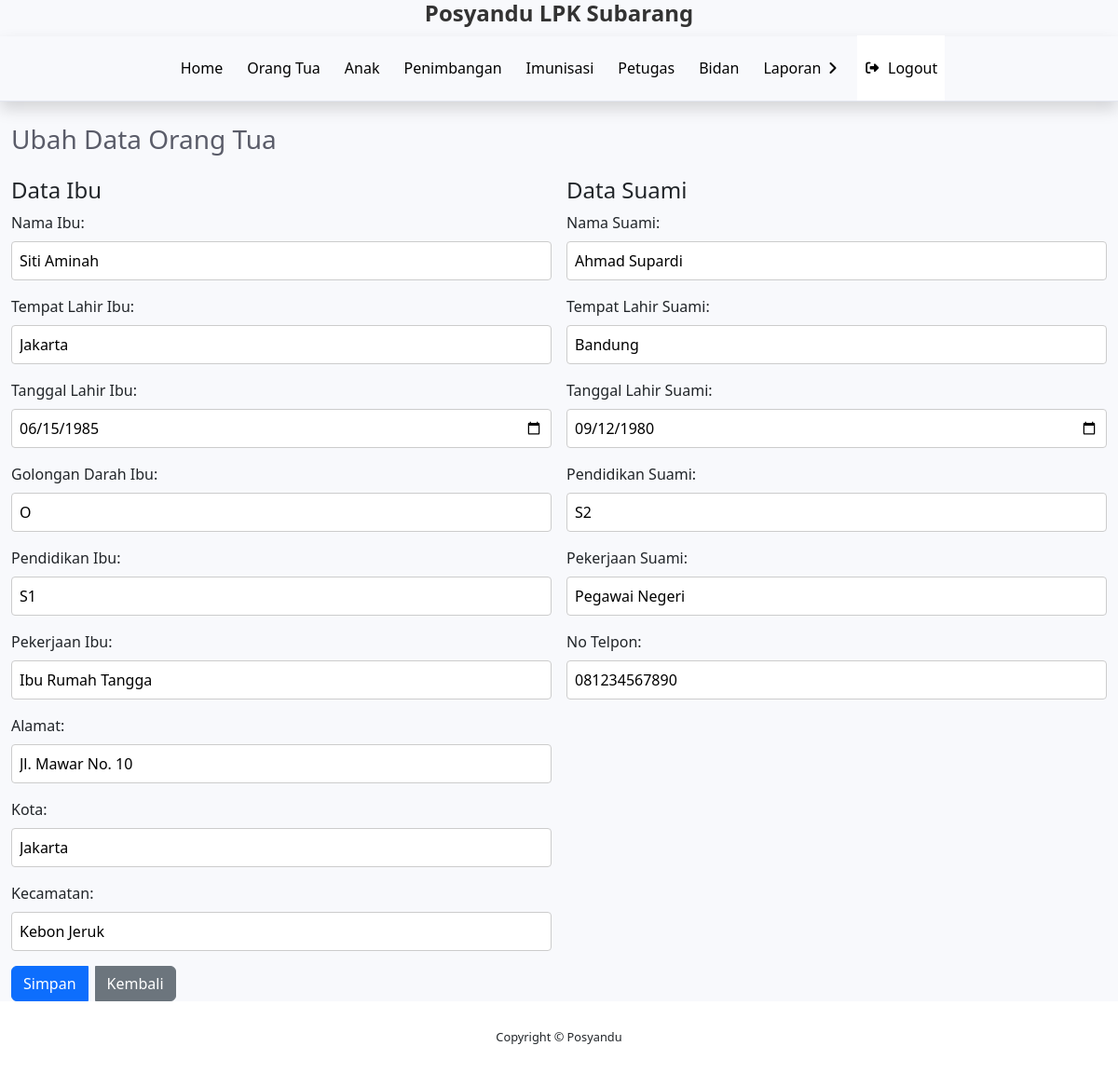
/pages/admin/ubah-orgtua.php?no=1 (signed in), run on an earlier commit of the app's database.
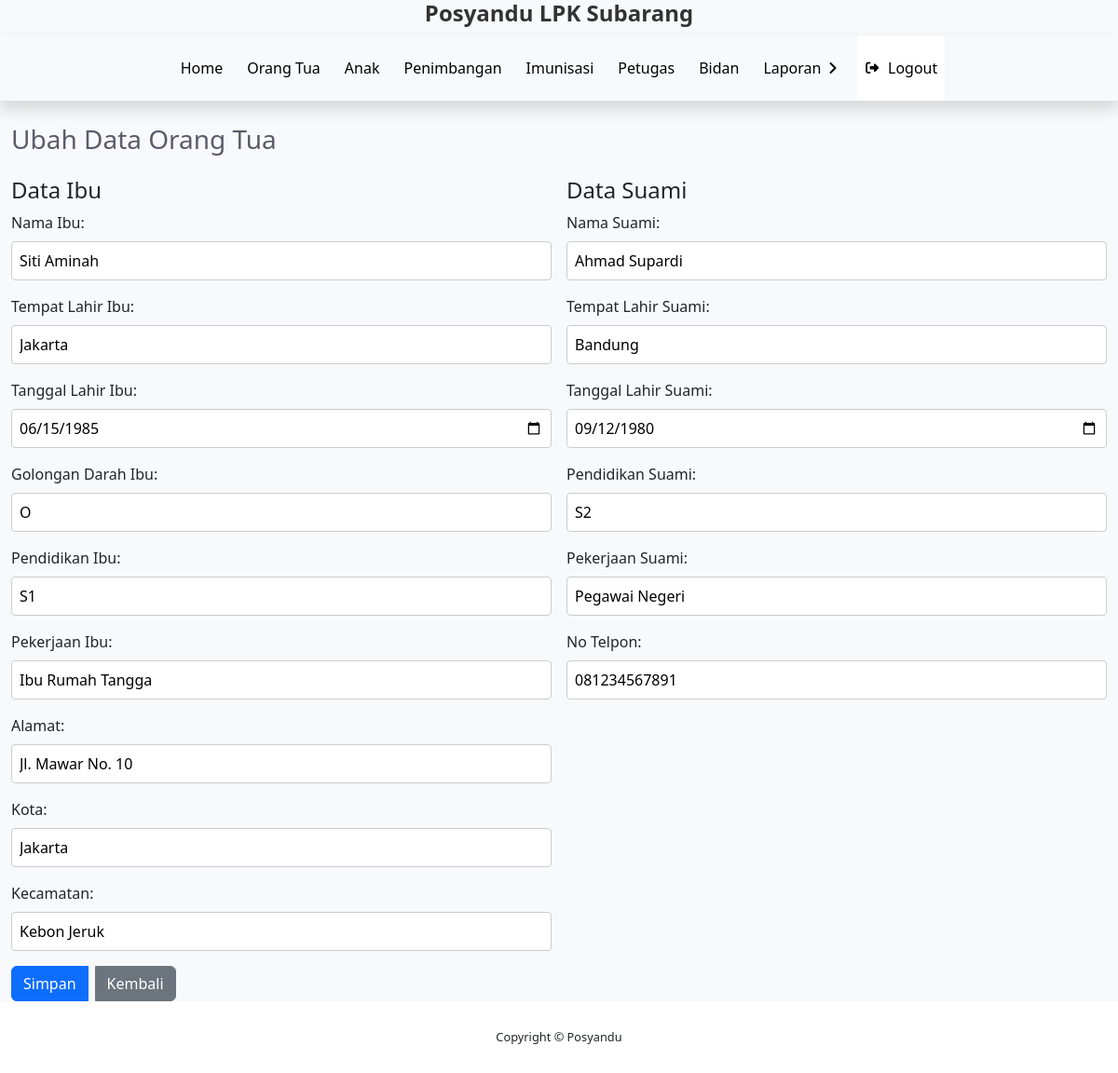
And on a later commit of the database.
### tables this page shows
CREATE TABLE `orang_tua` (
  `no` int(11) NOT NULL,
  `nama_ibu` varchar(100) NOT NULL,
  `tempat_lahir_ibu` varchar(100) DEFAULT NULL,
  `tanggal_lahir_ibu` date DEFAULT NULL,
  `golongan_darah_ibu` varchar(10) DEFAULT NULL,
  `pendidikan_ibu` varchar(50) DEFAULT NULL,
  `pekerjaan_ibu` varchar(50) DEFAULT NULL,
  `alamat` text DEFAULT NULL,
  `kota` varchar(100) DEFAULT NULL,
  `kecamatan` varchar(100) DEFAULT NULL,
  `nama_suami` varchar(100) DEFAULT NULL,
  `tempat_lahir_suami` varchar(100) DEFAULT NULL,
  `tanggal_lahir_suami` date DEFAULT NULL,
  `pendidikan_suami` varchar(50) DEFAULT NULL,
  `pekerjaan_suami` varchar(50) DEFAULT NULL,
  `no_telpon` varchar(20) DEFAULT NULL
);

### pages/admin/ubah-orgtua.php (the view, shortened to what this page needs)
<!DOCTYPE html>
<html lang="en">
<head>
    <?php include '../../layout/header.php'; ?>
</head>
<body id="page-top">
    <?php
    include '../../koneksi.php';
    $no = mysqli_real_escape_string($koneksi, $_GET['no']);
    $query = "SELECT * FROM orang_tua WHERE no = '$no'";
    $result = mysqli_query($koneksi, $query);
    $data = mysqli_fetch_assoc($result);
    ?>
    <div id="wrapper">
        <div id="content-wrapper" class="d-flex flex-column">
            <div id="content">
                <?php include '../../layout/topbar-admin.php'; ?>
                <div class="container-fluid">
                    <h1 class="h3 mb-4 text-gray-800">Ubah Data Orang Tua</h1>
                    <form method="post" action="">
                        <div class="form-row">
                            <div class="form-col">
                                <h4>Data Ibu</h4>
                                <div class="form-group">
                                    <label for="nama_ibu">Nama Ibu:</label>
                                    <input type="text" id="nama_ibu" name="nama_ibu" value="<?php echo htmlspecialchars($data['nama_ibu']); ?>" required>
                                </div>
                                <div class="form-group">
                                    <label for="tempat_lahir_ibu">Tempat Lahir Ibu:</label>
                                    <input type="text" id="tempat_lahir_ibu" name="tempat_lahir_ibu" value="<?php echo htmlspecialchars($data['tempat_lahir_ibu']); ?>" required>
                                </div>
                                <div class="form-group">
                                    <label for="tanggal_lahir_ibu">Tanggal Lahir Ibu:</label>
                                    <input type="date" id="tanggal_lahir_ibu" name="tanggal_lahir_ibu" value="<?php echo htmlspecialchars($data['tanggal_lahir_ibu']); ?>" required>
                                </div>
                                <div class="form-group">
                                    <label for="golongan_darah_ibu">Golongan Darah Ibu:</label>
                                    <input type="text" id="golongan_darah_ibu" name="golongan_darah_ibu" value="<?php echo htmlspecialchars($data['golongan_darah_ibu']); ?>" required>
                                </div>
                                <div class="form-group">
                                    <label for="pendidikan_ibu">Pendidikan Ibu:</label>
                                    <input type="text" id="pendidikan_ibu" name="pendidikan_ibu" value="<?php echo htmlspecialchars($data['pendidikan_ibu']); ?>" required>
                                </div>
                                <div class="form-group">
                                    <label for="pekerjaan_ibu">Pekerjaan Ibu:</label>
                                    <input type="text" id="pekerjaan_ibu" name="pekerjaan_ibu" value="<?php echo htmlspecialchars($data['pekerjaan_ibu']); ?>" required>
                                </div>
                                <div class="form-group">
                                    <label for="alamat">Alamat:</label>
                                    <input type="text" id="alamat" name="alamat" value="<?php echo htmlspecialchars($data['alamat']); ?>" required>
                                </div>
                                <div class="form-group">
                                    <label for="kota">Kota:</label>
                                    <input type="text" id="kota" name="kota" value="<?php echo htmlspecialchars($data['kota']); ?>" required>
                                </div>
                                <div class="form-group">
                                    <label for="kecamatan">Kecamatan:</label>
                                    <input type="text" id="kecamatan" name="kecamatan" value="<?php echo htmlspecialchars($data['kecamatan']); ?>" required>
                                </div>
                            </div>
                            <div class="form-col">
                                <h4>Data Suami</h4>
                                <div class="form-group">
                                    <label for="nama_suami">Nama Suami:</label>
                                    <input type="text" id="nama_suami" name="nama_suami" value="<?php echo htmlspecialchars($data['nama_suami']); ?>" required>
                                </div>
                                <div class="form-group">
                                    <label for="tempat_lahir_suami">Tempat Lahir Suami:</label>
                                    <input type="text" id="tempat_lahir_suami" name="tempat_lahir_suami" value="<?php echo htmlspecialchars($data['tempat_lahir_suami']); ?>" required>
                                </div>
                                <div class="form-group">
                                    <label for="tanggal_lahir_suami">Tanggal Lahir Suami:</label>
                                    <input type="date" id="tanggal_lahir_suami" name="tanggal_lahir_suami" value="<?php echo htmlspecialchars($data['tanggal_lahir_suami']); ?>" required>
                                </div>
                                <div class="form-group">
                                    <label for="pendidikan_suami">Pendidikan Suami:</label>
                                    <input type="text" id="pendidikan_suami" name="pendidikan_suami" value="<?php echo htmlspecialchars($data['pendidikan_suami']); ?>" required>
                                </div>
                                <div class="form-group">
                                    <label for="pekerjaan_suami">Pekerjaan Suami:</label>
                                    <input type="text" id="pekerjaan_suami" name="pekerjaan_suami" value="<?php echo htmlspecialchars($data['pekerjaan_suami']); ?>" required>
                                </div>
                                <div class="form-group">
                                    <label for="no_telpon">No Telpon:</label>
                                    <input type="text" id="no_telpon" name="no_telpon" value="<?php echo htmlspecialchars($data['no_telpon']); ?>" required>
                                </div>
                            </div>
                        </div>
                        <div class="btn-group">
                            <button type="submit" class="btn btn-primary">Simpan</button>
                            <a href="kelola-orgtua.php" class="btn btn-secondary">Kembali</a>
                        </div>
                    </form>
                </div>
            </div>
            <?php include '../../layout/footer.php'; ?>
        </div>
    </div>
</body>
</html>

### layout/header.php (shortened to what this page needs)
<link href="../../vendor/fontawesome-free/css/all.min.css" rel="stylesheet" type="text/css">
<link rel="stylesheet" type="text/css" href="https://cdn.datatables.net/1.10.21/css/dataTables.bootstrap4.min.css">
<link href="../../css/sb-admin-2.min.css" rel="stylesheet">

### layout/topbar-admin.php (shortened to what this page needs)
<!DOCTYPE html>
<html lang="en">
<head>
    <link href="https://stackpath.bootstrapcdn.com/bootstrap/5.3.0/css/bootstrap.min.css" rel="stylesheet">
    <link href="https://cdnjs.cloudflare.com/ajax/libs/font-awesome/6.4.0/css/all.min.css" rel="stylesheet">
</head>
<body>
    <div class="topbar-header">
        <h1 class="text-capitalize">Posyandu LPK Subarang</h1>
    </div>
    <nav class="navbar navbar-expand-lg navbar-light topbar mb-4 static-top shadow" aria-label="Main Navigation">
        <div class="container-fluid">
            <ul class="navbar-nav mx-auto">
                <li class="nav-item">
                    <a class="nav-link" href="../admin/index-admin.php">Home</a>
                </li>
                <li class="nav-item">
                    <a class="nav-link" href="../admin/kelola-orgtua.php">Orang Tua</a>
                </li>
                <li class="nav-item">
                    <a class="nav-link" href="../admin/kelola-anak.php">Anak</a>
                </li>
                <li class="nav-item">
                    <a class="nav-link" href="kelola-penimbangan.php">Penimbangan</a>
                </li>
                <li class="nav-item">
                    <a class="nav-link" href="kelola-imunisasi.php">Imunisasi</a>
                </li>
                <li class="nav-item">
                    <a class="nav-link" href="kelola-petugas.php">Petugas</a>
                </li>
                <li class="nav-item">
                    <a class="nav-link" href="kelola-bidan.php">Bidan</a>
                </li>
                <li class="nav-item dropdown">
                    <a class="nav-link dropdown-toggle" href="#" id="navbarDropdown" role="button" data-bs-toggle="dropdown" aria-expanded="false">
                        Laporan
                    </a>
                </li>
                <li class="nav-item">
                    <a class="nav-link logout-btn" href="../../logout.php" data-bs-toggle="modal" data-bs-target="#logoutModal">
                        <i class="fas fa-sign-out-alt fa-sm fa-fw me-2"></i>
                        Logout
                    </a>
                </li>
            </ul>
        </div>
    </nav>
</body>
</html>

### layout/footer.php
<footer class="sticky-footer bg-white">
    <div class="container my-auto">
        <div class="copyright text-center my-auto">
            <span>Copyright &copy; Posyandu</span>
        </div>
    </div>
</footer>

### pages/admin/ubah-orgtua.php (style rules this page uses)
.container { width: 80%; margin: 0 auto; }
.form-group { margin-bottom: 1rem; }
.form-row { display: flex; flex-wrap: wrap; margin: -0.5rem; }
.form-col { flex: 1; padding: 0.5rem; min-width: 300px; }
.form-group label { display: block; margin-bottom: 0.5rem; }
.form-group input, .form-group select, .form-group textarea { width: 100%; padding: 0.5rem; border: 1px solid #ccc; border-radius: 4px; }
.btn-group { display: flex; justify-content: flex-end; gap: 0.5rem; }
.btn { padding: 0.5rem 1rem; border: none; border-radius: 4px; color: #fff; cursor: pointer; text-decoration: none; }
.btn-primary { background-color: #007bff; }
.btn-secondary { background-color: #6c757d; }

### layout/topbar-admin.php (style rules this page uses)
body { margin: 0; }
.topbar { background-color: transparent; border-bottom: 1px solid #e3e6f0; }
.topbar-header { text-align: center; margin-bottom: 10px; color: #333333; }
.topbar-header h1 { margin: 0; font-size: 24px; font-weight: bold; }
.navbar-nav { margin: 0 auto; }
.navbar-nav .nav-link { color: #000000 !important; font-size: 16px; padding: 10px 15px; margin: 0 5px; }
.logout-btn { color: #ffffff; background-color: #ffffff; border: none; }

What changed in the data, as far as the page shows it:
changed orang_tua "Siti Aminah": no_telpon "081234567890" → "081234567891"
